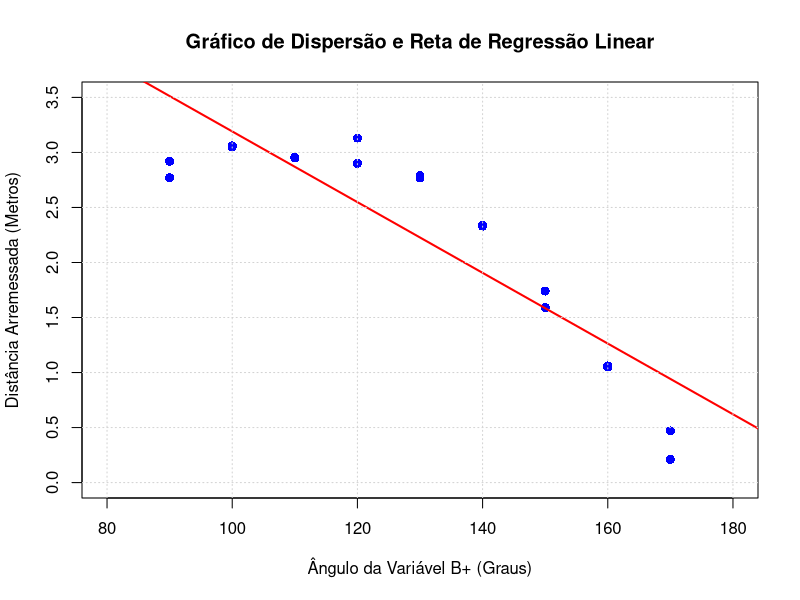

R code for this plot:
## ---- chunk 1
#| label: modelo-regressao
#| echo: true

# 1. Entrada de Dados: Ângulos (X) e Distâncias anotadas no caderno (em cm)
angulo <- c(170, 170, 160, 160, 150, 150, 140, 140, 130, 
            130, 120, 120, 110, 110, 100, 100, 90, 90)

distancia_cm <- c(21, 47, 106, 105, 159, 174, 234, 233, 279, 
                  277, 290, 313, 295, 295.5, 306, 305, 292, 277)

# 2. Conversão para metros (Y)
distancia_m <- distancia_cm / 100

# 3. Criação do Modelo de Regressão Linear Simples
modelo <- lm(distancia_m ~ angulo)

# 4. Extração e Tradução dos Coeficientes
coeficientes <- summary(modelo)$coefficients
tabela_coef <- data.frame(
  Estimativa = round(coeficientes[, 1], 4),
  Erro_Padrao = round(coeficientes[, 2], 4),
  Valor_t = round(coeficientes[, 3], 3),
  Valor_p = formatC(coeficientes[, 4], format = "e", digits = 3)
)
rownames(tabela_coef) <- c("Intercepto (β0)", "Ângulo (β1)")

knitr::kable(tabela_coef, 
             caption = "Tabela 1: Estimativa dos Coeficientes da Regressão Linear",
             align = "c")

# 5. Extração e Tradução das Métricas do Modelo (R² e Teste F)
R_quadrado <- round(summary(modelo)$r.squared * 100, 2)
estatistica_f <- summary(modelo)$fstatistic
p_valor_modelo <- pf(estatistica_f[1], estatistica_f[2], estatistica_f[3], lower.tail = FALSE)

metricas_modelo <- data.frame(
  R_Quadrado_Perc = paste0(R_quadrado, "%"),
  Estatistica_F = round(estatistica_f[1], 2),
  Graus_Liberdade = paste0(estatistica_f[2], " e ", estatistica_f[3]),
  Valor_p_Global = formatC(p_valor_modelo, format = "e", digits = 3)
)

knitr::kable(metricas_modelo, 
             caption = "Tabela 2: Métricas de Adequação Global do Modelo",
             align = "c",
             col.names = c("R² (%)", "Estatística F", "Graus de Liberdade", "Valor-p (Global)"))
## ---- chunk 2
#| label: grafico-regressao
#| echo: true
#| fig-align: "center"

# Utilizando os vetores criados na seção anterior (angulo e distancia_m)

# Plotando o gráfico de dispersão
plot(angulo, distancia_m, 
     main = "Gráfico de Dispersão e Reta de Regressão Linear",
     xlab = "Ângulo da Variável B+ (Graus)",
     ylab = "Distância Arremessada (Metros)",
     pch = 16,        # Formato do ponto (círculo preenchido)
     col = "blue",    # Cor dos pontos
     cex = 1.2,       # Tamanho dos pontos
     xlim = c(80, 180), 
     ylim = c(0, 3.5))

# Sobrepondo a reta de regressão calculada
abline(modelo, col = "red", lwd = 2)

# Adicionando linhas de grade para facilitar a leitura
grid(nx = NULL, ny = NULL, col = "lightgray", lty = "dotted")
